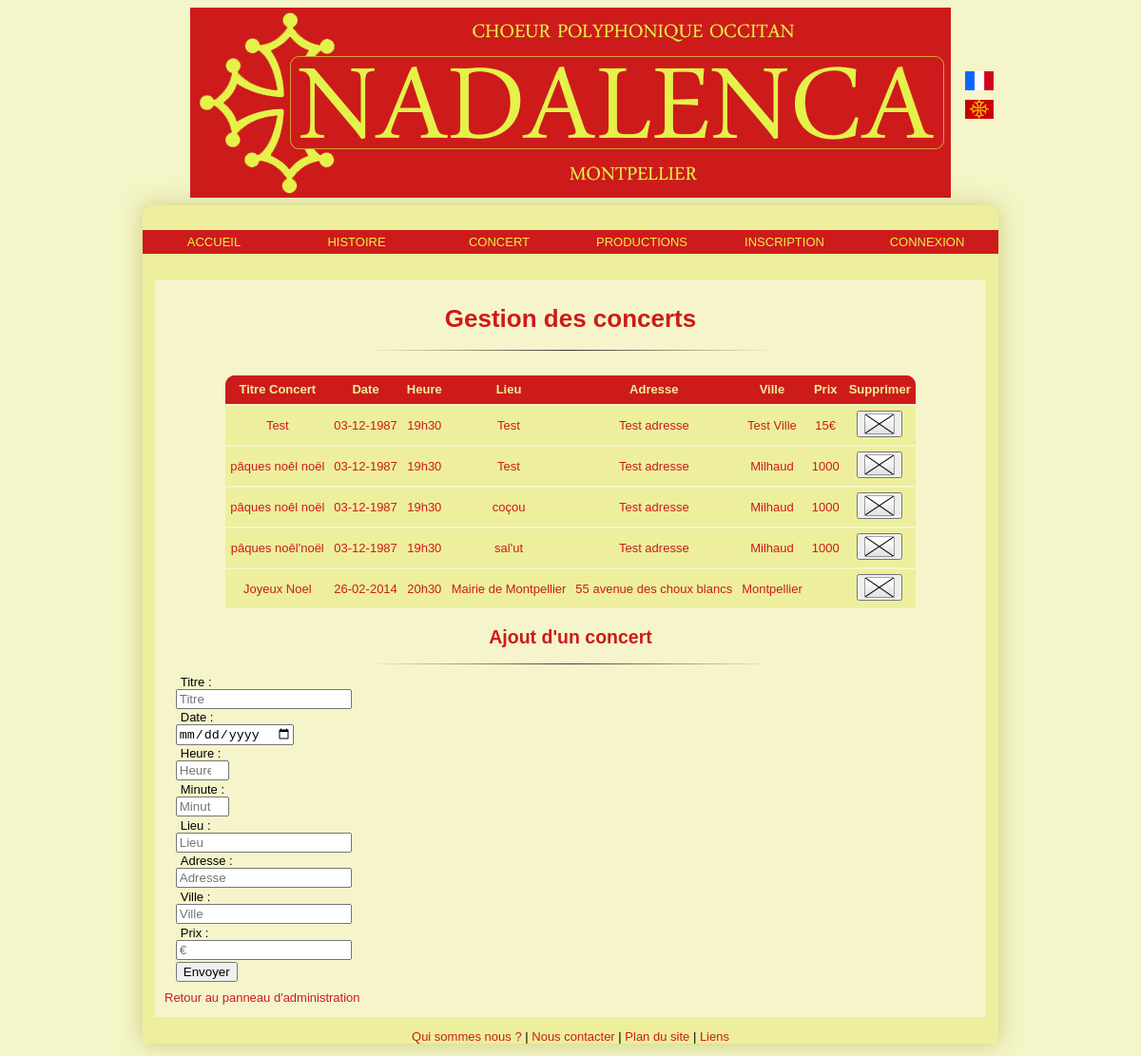
The app's page /Controleur/controlAddConcert.php, older data.
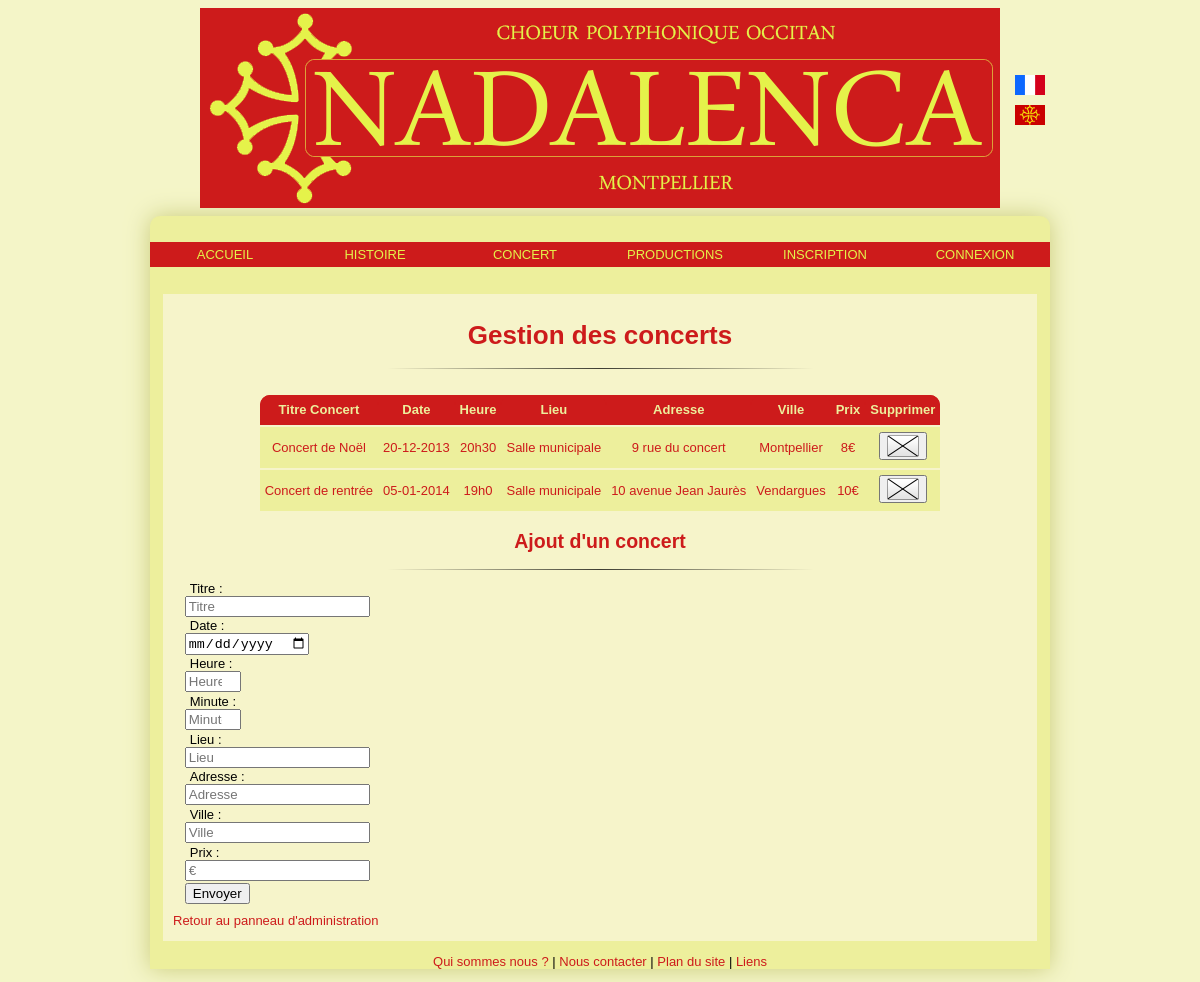
The same page, newer data.
### tables this page shows
CREATE TABLE IF NOT EXISTS `concert` (
  `id` int(11) NOT NULL AUTO_INCREMENT,
  `titreC` varchar(255) NOT NULL,
  `heureC` int(2) NOT NULL,
  `minuteC` int(2) NOT NULL,
  `lieuC` varchar(255) NOT NULL,
  `adresseC` varchar(255) NOT NULL,
  `villeC` varchar(255) NOT NULL,
  `dateC` date NOT NULL,
  `prixC` varchar(255) NOT NULL,
  PRIMARY KEY (`id`)
);

### Vue/viewConcertAdmin.php (the view, shortened to what this page needs)
<h1>Gestion des concerts</h1>
<hr />
	<table border = "1">
		<tr>
			<th>Titre Concert</th>
			<th>Date</th>
			<th>Heure</th>
			<th>Lieu</th>
			<th>Adresse</th>
			<th>Ville</th>
			<th>Prix</th>
			<th>Supprimer</th>
<?php
	while ($tuple = mysql_fetch_array($restot))
	{
		$i = $tuple['id'];
		$euDate = date("d-m-Y", strtotime($tuple['dateC']));
		echo "<tr>"
				."<td>".$tuple['titreC']."</td>"
				."<td>".$euDate."</td>"
				."<td>".$tuple['heureC'].'h'.$tuple['minuteC']."</td>"
				."<td>".$tuple['lieuC']."</td>"
				."<td>".$tuple['adresseC']."</td>"
				."<td>".$tuple['villeC']."</td>"
				."<td>".$tuple['prixC']."</td>";
			echo "<td><button type=" . " \"button\" " . "onclick= \"verif($i)\" " . "><img src='../Images/remove.png'  alt='Image Suppression Concerts'/>
        </button></td></tr>";
	}
		echo "</table>";
	?>

Row changes from the older to the newer data that the page shows:
removed concert: titreC "Test", dateC "03-12-1987", heureC "19", minuteC "30", lieuC "Test", adresseC "Test adresse", villeC "Test Ville", prixC "15€"
removed concert: titreC "pâques noêl noël", dateC "03-12-1987", heureC "19", minuteC "30", lieuC "Test", adresseC "Test adresse", villeC "Milhaud", prixC "1000"
removed concert: titreC "pâques noêl noël", dateC "03-12-1987", heureC "19", minuteC "30", lieuC "coçou", adresseC "Test adresse", villeC "Milhaud", prixC "1000"
removed concert: titreC "pâques noêl'noël", dateC "03-12-1987", heureC "19", minuteC "30", lieuC "sal'ut", adresseC "Test adresse", villeC "Milhaud", prixC "1000"
removed concert: titreC "Joyeux Noel", dateC "26-02-2014", heureC "20", minuteC "30", lieuC "Mairie de Montpellier", adresseC "55 avenue des choux blancs", villeC "Montpellier"
added concert: titreC "Concert de Noël", dateC "20-12-2013", heureC "20", minuteC "30", lieuC "Salle municipale", adresseC "9 rue du concert", villeC "Montpellier", prixC "8€"
added concert: titreC "Concert de rentrée", dateC "05-01-2014", heureC "19", minuteC "0", lieuC "Salle municipale", adresseC "10 avenue Jean Jaurès", villeC "Vendargues", prixC "10€"
